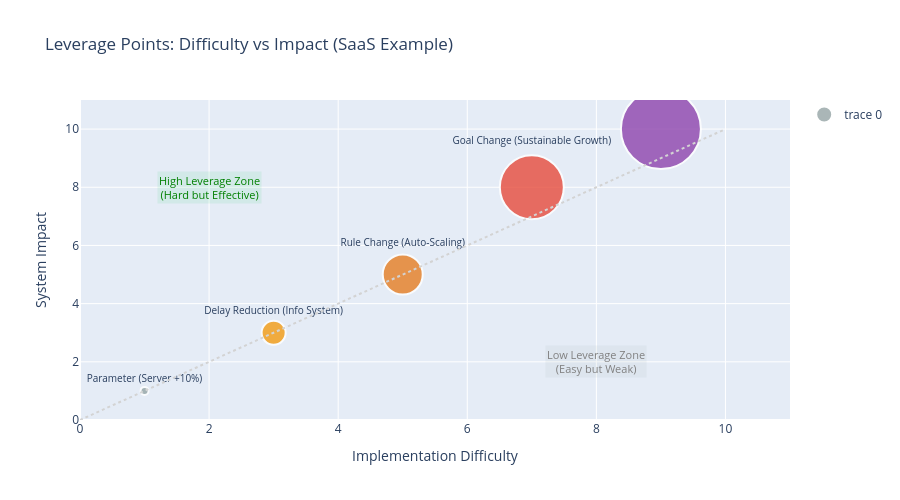

Notebook cell for this chart:
### Markdown cell above
---

## Part 3. 레버리지 포인트와 의도치 않은 결과

---

### 6.3.3 레버리지 포인트 (Leverage Point)

**레버리지 포인트**: 작은 개입으로 시스템 전체에 큰 변화를 일으킬 수 있는 지점

Donella Meadows의 12가지 레버리지 포인트 (효과 낮은 순 → 높은 순):

| 순위 | 레버리지 포인트 | 예시 | 효과 |
|------|----------------|------|------|
| 12 | 상수, 파라미터 | 금리 0.25% 인상 | ⭐ |
| 11 | 버퍼 크기 | 안전재고 수준 | ⭐ |
| 10 | 물질 흐름 구조 | 도로 확장 | ⭐ |
| 9 | 지연 | 정보 시스템 개선 | ⭐⭐ |
| 8 | 균형 루프 강도 | 규제 강화 | ⭐⭐ |
| 7 | 강화 루프 방향 | 인센티브 재설계 | ⭐⭐⭐ |
| 6 | 정보 흐름 | 투명성 강화 | ⭐⭐⭐ |
| 5 | 시스템 규칙 | 법규 변경 | ⭐⭐⭐⭐ |
| 4 | 자기조직화 | 혁신 허용 | ⭐⭐⭐⭐ |
| 3 | 시스템 목표 | 성장 → 지속가능성 | ⭐⭐⭐⭐⭐ |
| 2 | 패러다임 | 경쟁 → 협력 | ⭐⭐⭐⭐⭐ |
| 1 | 패러다임 초월 | 시스템 사고 자체 | ⭐⭐⭐⭐⭐ |

**핵심 통찰:** 사람들은 보통 12~10번(파라미터, 버퍼, 물리적 구조)에서 개입한다. 가장 쉽지만 **가장 효과가 낮다!**

### Code cell
# 시각화: 레버리지 포인트 효과 비교 (SaaS 예시)
leverage_data = pd.DataFrame({
    'Level': [
        'Parameter\n(Server +10%)',
        'Delay Reduction\n(Info System)',
        'Rule Change\n(Auto-Scaling)',
        'Goal Change\n(Sustainable Growth)',
        'Paradigm\n(Right-Sizing)'
    ],
    'Difficulty': [1, 3, 5, 7, 9],
    'Impact': [1, 3, 5, 8, 10],
    'Meadows_Rank': [12, 9, 5, 3, 2]
})

fig = go.Figure()

colors = ['#95a5a6', '#f39c12', '#e67e22', '#e74c3c', '#8e44ad']

fig.add_trace(go.Scatter(
    x=leverage_data['Difficulty'],
    y=leverage_data['Impact'],
    mode='markers+text',
    marker=dict(size=leverage_data['Impact']*8, color=colors, opacity=0.8,
                line=dict(width=2, color='white')),
    text=leverage_data['Level'],
    textposition='top center',
    textfont=dict(size=10),
    hovertemplate='Difficulty: %{x}<br>Impact: %{y}<br>%{text}<extra></extra>'
))

# 대각선 참조선
fig.add_trace(go.Scatter(
    x=[0, 10], y=[0, 10],
    mode='lines', line=dict(color='lightgray', dash='dot'),
    showlegend=False
))

# 영역 주석
fig.add_annotation(x=2, y=8, text='High Leverage Zone<br>(Hard but Effective)',
                   showarrow=False, font=dict(size=11, color='green'),
                   bgcolor='rgba(46,204,113,0.1)')
fig.add_annotation(x=8, y=2, text='Low Leverage Zone<br>(Easy but Weak)',
                   showarrow=False, font=dict(size=11, color='gray'),
                   bgcolor='rgba(149,165,166,0.1)')

fig.update_layout(
    title='Leverage Points: Difficulty vs Impact (SaaS Example)',
    xaxis_title='Implementation Difficulty',
    yaxis_title='System Impact',
    height=500,
    xaxis=dict(range=[0, 11]),
    yaxis=dict(range=[0, 11])
)
fig.show()

print("💡 레버리지 포인트 핵심:")
print("   - 서버 용량 10% 증가 (파라미터): 쉽지만 효과 미미")
print("   - 자동 스케일링 정책 (규칙 변경): 중간 난이도, 상당한 효과")
print("   - '지속 가능한 성장' 목표 전환: 어렵지만 근본적 변화")
print("\n📌 Meadows: '사람들은 가장 쉬운 곳(파라미터)에서 개입하지만, 진정한 변화는 목표와 패러다임에서 온다'")

### Figure 1 — Plotly figure (JSON) as saved in the notebook; plotly's stock layout.template omitted (floating-point values rounded to 4 significant figures)
{"data": [{"hovertemplate": "Difficulty: %{x}<br>Impact: %{y}<br>%{text}<extra></extra>", "marker": {"color": ["#95a5a6", "#f39c12", "#e67e22", "#e74c3c", "#8e44ad"], "line": {"color": "white", "width": 2}, "opacity": 0.8, "size": [8, 24, 40, 64, 80]}, "mode": "markers+text", "text": ["Parameter\n(Server +10%)", "Delay Reduction\n(Info System)", "Rule Change\n(Auto-Scaling)", "Goal Change\n(Sustainable Growth)", "Paradigm\n(Right-Sizing)"], "textfont": {"size": 10}, "textposition": "top center", "type": "scatter", "x": [1, 3, 5, 7, 9], "y": [1, 3, 5, 8, 10]}, {"line": {"color": "lightgray", "dash": "dot"}, "mode": "lines", "showlegend": false, "type": "scatter", "x": [0, 10], "y": [0, 10]}], "layout": {"annotations": [{"bgcolor": "rgba(46,204,113,0.1)", "font": {"color": "green", "size": 11}, "showarrow": false, "text": "High Leverage Zone<br>(Hard but Effective)", "x": 2, "y": 8}, {"bgcolor": "rgba(149,165,166,0.1)", "font": {"color": "gray", "size": 11}, "showarrow": false, "text": "Low Leverage Zone<br>(Easy but Weak)", "x": 8, "y": 2}], "height": 500, "title": {"text": "Leverage Points: Difficulty vs Impact (SaaS Example)"}, "xaxis": {"range": [0, 11], "title": {"text": "Implementation Difficulty"}}, "yaxis": {"range": [0, 11], "title": {"text": "System Impact"}}}}
